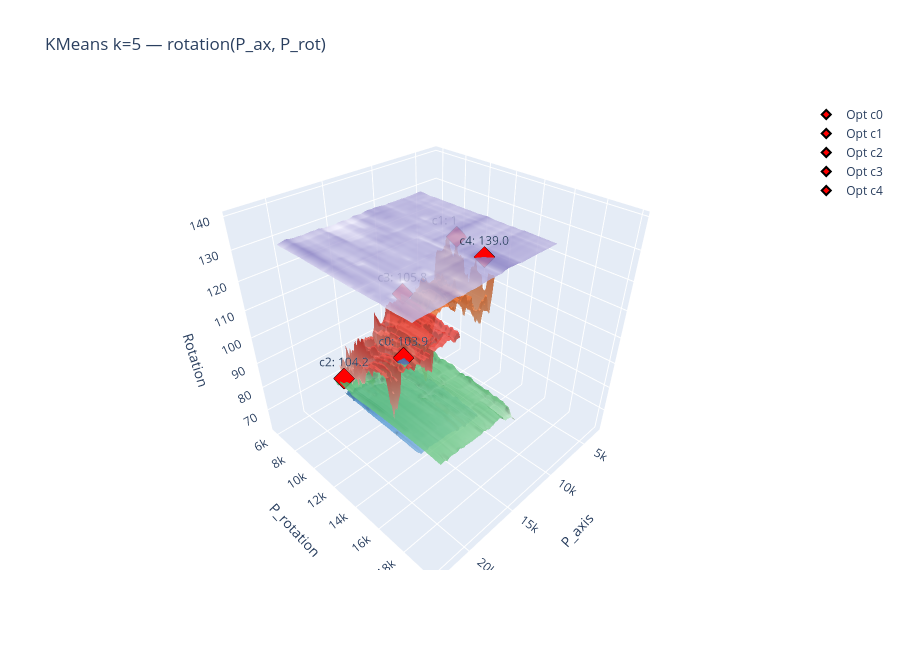
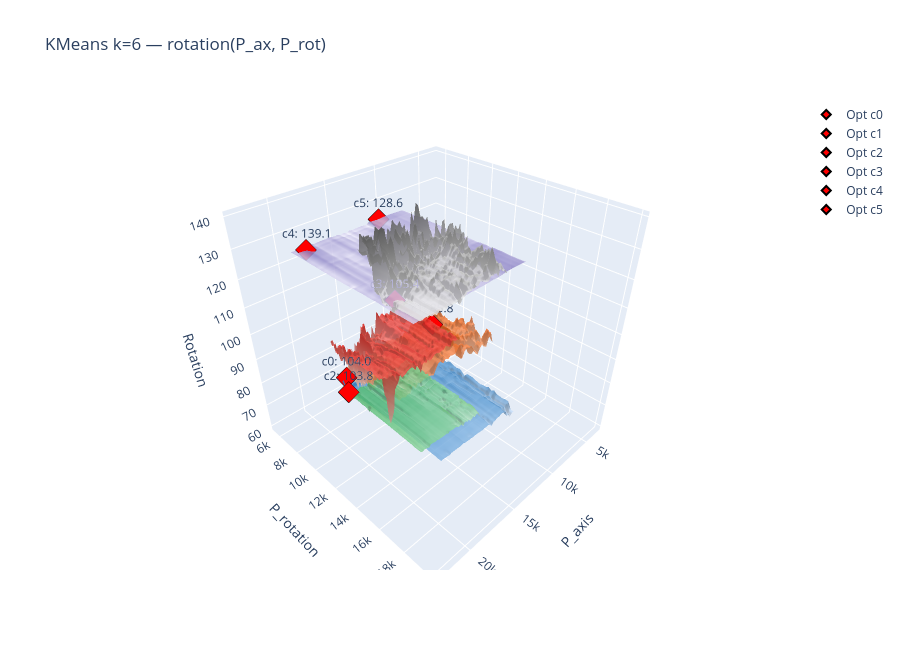
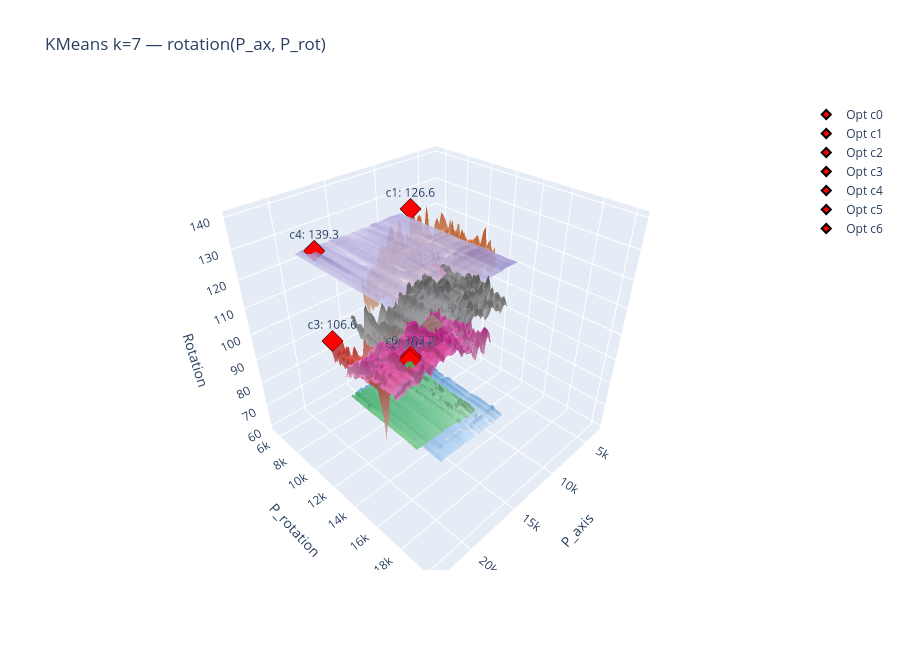
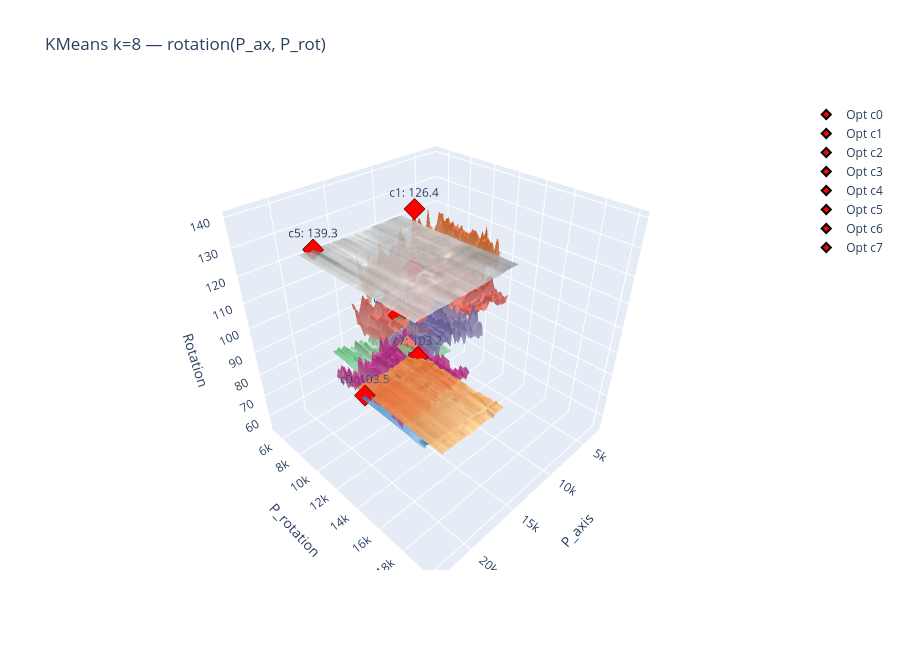

Write notebook code for charts like these, in order.
### Markdown cell above
## 7. Интерактивный 3D (Plotly) — rotation

### Code cell
for k in K_RANGE:
    labels = all_labels[k]
    models_rot = fit_cluster_models(labels, 'rotation')
    
    fig = go.Figure()
    
    for cid in range(k):
        sub = df[labels == cid]
        PA, PR = make_grid(sub, res=40)
        V, grid_flat = predict_grid(models_rot[cid], PA, PR)
        
        fig.add_trace(go.Surface(
            x=PA, y=PR, z=V,
            colorscale=SURFACE_COLORSCALES[cid % len(SURFACE_COLORSCALES)],
            showscale=False, opacity=0.85,
            name=f'Кластер {cid} (n={len(sub):,})',
        ))
        
        v_flat = models_rot[cid].predict(grid_flat)
        best_idx = np.argmax(v_flat)
        fig.add_trace(go.Scatter3d(
            x=[grid_flat[best_idx, 0]],
            y=[grid_flat[best_idx, 1]],
            z=[v_flat[best_idx]],
            mode='markers+text',
            marker=dict(size=7, color='red', symbol='diamond',
                        line=dict(width=2, color='black')),
            text=[f'c{cid}: {v_flat[best_idx]:.1f}'],
            textposition='top center',
            name=f'Opt c{cid}',
        ))
    
    fig.update_layout(
        title=f'KMeans k={k} — rotation(P_ax, P_rot)',
        scene=dict(xaxis_title='P_axis', yaxis_title='P_rotation', zaxis_title='Rotation'),
        width=900, height=650,
    )
    fig.show()

### Figure 1 — Plotly figure (JSON) as saved in the notebook; plotly's stock layout.template omitted (floating-point values rounded to 4 significant figures; data arrays with more than 128 entries replaced by an {"elided": "..."} marker saying what was removed)
{"data": [{"colorscale": [[0, "#eff3ff"], [1, "#2171b5"]], "name": "Кластер 0 (n=147,275)", "opacity": 0.85, "showscale": false, "type": "surface", "x": {"elided": "40x40 float values"}, "y": {"elided": "40x40 float values"}, "z": {"elided": "40x40 float values"}}, {"marker": {"color": "red", "line": {"color": "black", "width": 2}, "size": 7, "symbol": "diamond"}, "mode": "markers+text", "name": "Opt c0", "text": ["c0: 103.9"], "textposition": "top center", "type": "scatter3d", "x": [17390], "y": [13615], "z": [103.9]}, {"colorscale": [[0, "#fee6ce"], [1, "#e6550d"]], "name": "Кластер 1 (n=48,227)", "opacity": 0.85, "showscale": false, "type": "surface", "x": {"elided": "40x40 float values"}, "y": {"elided": "40x40 float values"}, "z": {"elided": "40x40 float values"}}, {"marker": {"color": "red", "line": {"color": "black", "width": 2}, "size": 7, "symbol": "diamond"}, "mode": "markers+text", "name": "Opt c1", "text": ["c1: 112.2"], "textposition": "top center", "type": "scatter3d", "x": [3071], "y": [7765.0], "z": [112.2]}, {"colorscale": [[0, "#e5f5e0"], [1, "#31a354"]], "name": "Кластер 2 (n=96,748)", "opacity": 0.85, "showscale": false, "type": "surface", "x": {"elided": "40x40 float values"}, "y": {"elided": "40x40 float values"}, "z": {"elided": "40x40 float values"}}, {"marker": {"color": "red", "line": {"color": "black", "width": 2}, "size": 7, "symbol": "diamond"}, "mode": "markers+text", "name": "Opt c2", "text": ["c2: 104.2"], "textposition": "top center", "type": "scatter3d", "x": [22000.0], "y": [12840.0], "z": [104.2]}, {"colorscale": [[0, "#fee0d2"], [1, "#de2d26"]], "name": "Кластер 3 (n=87,796)", "opacity": 0.85, "showscale": false, "type": "surface", "x": {"elided": "40x40 float values"}, "y": {"elided": "40x40 float values"}, "z": {"elided": "40x40 float values"}}, {"marker": {"color": "red", "line": {"color": "black", "width": 2}, "size": 7, "symbol": "diamond"}, "mode": "markers+text", "name": "Opt c3", "text": ["c3: 105.8"], "textposition": "top center", "type": "scatter3d", "x": [11868], "y": [9206], "z": [105.8]}, {"colorscale": [[0, "#efedf5"], [1, "#756bb1"]], "name": "Кластер 4 (n=35,003)", "opacity": 0.85, "showscale": false, "type": "surface", "x": {"elided": "40x40 float values"}, "y": {"elided": "40x40 float values"}, "z": {"elided": "40x40 float values"}}, {"marker": {"color": "red", "line": {"color": "black", "width": 2}, "size": 7, "symbol": "diamond"}, "mode": "markers+text", "name": "Opt c4", "text": ["c4: 139.0"], "textposition": "top center", "type": "scatter3d", "x": [14750.0], "y": [17170.0], "z": [139.0]}], "layout": {"height": 650, "scene": {"xaxis": {"title": {"text": "P_axis"}}, "yaxis": {"title": {"text": "P_rotation"}}, "zaxis": {"title": {"text": "Rotation"}}}, "title": {"text": "KMeans k=5 — rotation(P_ax, P_rot)"}, "width": 900}}

### Figure 2 — Plotly figure (JSON) as saved in the notebook; plotly's stock layout.template omitted (floating-point values rounded to 4 significant figures; data arrays with more than 128 entries replaced by an {"elided": "..."} marker saying what was removed)
{"data": [{"colorscale": [[0, "#eff3ff"], [1, "#2171b5"]], "name": "Кластер 0 (n=95,116)", "opacity": 0.85, "showscale": false, "type": "surface", "x": {"elided": "40x40 float values"}, "y": {"elided": "40x40 float values"}, "z": {"elided": "40x40 float values"}}, {"marker": {"color": "red", "line": {"color": "black", "width": 2}, "size": 7, "symbol": "diamond"}, "mode": "markers+text", "name": "Opt c0", "text": ["c0: 104.0"], "textposition": "top center", "type": "scatter3d", "x": [22040.0], "y": [12910.0], "z": [104.0]}, {"colorscale": [[0, "#fee6ce"], [1, "#e6550d"]], "name": "Кластер 1 (n=23,206)", "opacity": 0.85, "showscale": false, "type": "surface", "x": {"elided": "40x40 float values"}, "y": {"elided": "40x40 float values"}, "z": {"elided": "40x40 float values"}}, {"marker": {"color": "red", "line": {"color": "black", "width": 2}, "size": 7, "symbol": "diamond"}, "mode": "markers+text", "name": "Opt c1", "text": ["c1: 85.8"], "textposition": "top center", "type": "scatter3d", "x": [8725.0], "y": [9081.0], "z": [85.77]}, {"colorscale": [[0, "#e5f5e0"], [1, "#31a354"]], "name": "Кластер 2 (n=139,067)", "opacity": 0.85, "showscale": false, "type": "surface", "x": {"elided": "40x40 float values"}, "y": {"elided": "40x40 float values"}, "z": {"elided": "40x40 float values"}}, {"marker": {"color": "red", "line": {"color": "black", "width": 2}, "size": 7, "symbol": "diamond"}, "mode": "markers+text", "name": "Opt c2", "text": ["c2: 103.8"], "textposition": "top center", "type": "scatter3d", "x": [22836], "y": [13843], "z": [103.8]}, {"colorscale": [[0, "#fee0d2"], [1, "#de2d26"]], "name": "Кластер 3 (n=82,398)", "opacity": 0.85, "showscale": false, "type": "surface", "x": {"elided": "40x40 float values"}, "y": {"elided": "40x40 float values"}, "z": {"elided": "40x40 float values"}}, {"marker": {"color": "red", "line": {"color": "black", "width": 2}, "size": 7, "symbol": "diamond"}, "mode": "markers+text", "name": "Opt c3", "text": ["c3: 105.4"], "textposition": "top center", "type": "scatter3d", "x": [13410.0], "y": [9409], "z": [105.4]}, {"colorscale": [[0, "#efedf5"], [1, "#756bb1"]], "name": "Кластер 4 (n=32,658)", "opacity": 0.85, "showscale": false, "type": "surface", "x": {"elided": "40x40 float values"}, "y": {"elided": "40x40 float values"}, "z": {"elided": "40x40 float values"}}, {"marker": {"color": "red", "line": {"color": "black", "width": 2}, "size": 7, "symbol": "diamond"}, "mode": "markers+text", "name": "Opt c4", "text": ["c4: 139.1"], "textposition": "top center", "type": "scatter3d", "x": [22070.0], "y": [10850.0], "z": [139.1]}, {"colorscale": [[0, "#f0f0f0"], [1, "#636363"]], "name": "Кластер 5 (n=42,604)", "opacity": 0.85, "showscale": false, "type": "surface", "x": {"elided": "40x40 float values"}, "y": {"elided": "40x40 float values"}, "z": {"elided": "40x40 float values"}}, {"marker": {"color": "red", "line": {"color": "black", "width": 2}, "size": 7, "symbol": "diamond"}, "mode": "markers+text", "name": "Opt c5", "text": ["c5: 128.6"], "textposition": "top center", "type": "scatter3d", "x": [12180.0], "y": [7175.0], "z": [128.6]}], "layout": {"height": 650, "scene": {"xaxis": {"title": {"text": "P_axis"}}, "yaxis": {"title": {"text": "P_rotation"}}, "zaxis": {"title": {"text": "Rotation"}}}, "title": {"text": "KMeans k=6 — rotation(P_ax, P_rot)"}, "width": 900}}

### Figure 3 — Plotly figure (JSON) as saved in the notebook; plotly's stock layout.template omitted (floating-point values rounded to 4 significant figures; data arrays with more than 128 entries replaced by an {"elided": "..."} marker saying what was removed)
{"data": [{"colorscale": [[0, "#eff3ff"], [1, "#2171b5"]], "name": "Кластер 0 (n=84,133)", "opacity": 0.85, "showscale": false, "type": "surface", "x": {"elided": "40x40 float values"}, "y": {"elided": "40x40 float values"}, "z": {"elided": "40x40 float values"}}, {"marker": {"color": "red", "line": {"color": "black", "width": 2}, "size": 7, "symbol": "diamond"}, "mode": "markers+text", "name": "Opt c0", "text": ["c0: 103.7"], "textposition": "top center", "type": "scatter3d", "x": [17330.0], "y": [14024], "z": [103.7]}, {"colorscale": [[0, "#fee6ce"], [1, "#e6550d"]], "name": "Кластер 1 (n=36,255)", "opacity": 0.85, "showscale": false, "type": "surface", "x": {"elided": "40x40 float values"}, "y": {"elided": "40x40 float values"}, "z": {"elided": "40x40 float values"}}, {"marker": {"color": "red", "line": {"color": "black", "width": 2}, "size": 7, "symbol": "diamond"}, "mode": "markers+text", "name": "Opt c1", "text": ["c1: 126.6"], "textposition": "top center", "type": "scatter3d", "x": [8022.0], "y": [6662], "z": [126.6]}, {"colorscale": [[0, "#e5f5e0"], [1, "#31a354"]], "name": "Кластер 2 (n=122,627)", "opacity": 0.85, "showscale": false, "type": "surface", "x": {"elided": "40x40 float values"}, "y": {"elided": "40x40 float values"}, "z": {"elided": "40x40 float values"}}, {"marker": {"color": "red", "line": {"color": "black", "width": 2}, "size": 7, "symbol": "diamond"}, "mode": "markers+text", "name": "Opt c2", "text": ["c2: 103.6"], "textposition": "top center", "type": "scatter3d", "x": [17621], "y": [14209], "z": [103.6]}, {"colorscale": [[0, "#fee0d2"], [1, "#de2d26"]], "name": "Кластер 3 (n=86,108)", "opacity": 0.85, "showscale": false, "type": "surface", "x": {"elided": "40x40 float values"}, "y": {"elided": "40x40 float values"}, "z": {"elided": "40x40 float values"}}, {"marker": {"color": "red", "line": {"color": "black", "width": 2}, "size": 7, "symbol": "diamond"}, "mode": "markers+text", "name": "Opt c3", "text": ["c3: 106.6"], "textposition": "top center", "type": "scatter3d", "x": [20710.0], "y": [10470.0], "z": [106.6]}, {"colorscale": [[0, "#efedf5"], [1, "#756bb1"]], "name": "Кластер 4 (n=32,086)", "opacity": 0.85, "showscale": false, "type": "surface", "x": {"elided": "40x40 float values"}, "y": {"elided": "40x40 float values"}, "z": {"elided": "40x40 float values"}}, {"marker": {"color": "red", "line": {"color": "black", "width": 2}, "size": 7, "symbol": "diamond"}, "mode": "markers+text", "name": "Opt c4", "text": ["c4: 139.3"], "textposition": "top center", "type": "scatter3d", "x": [21890.0], "y": [11300.0], "z": [139.3]}, {"colorscale": [[0, "#f0f0f0"], [1, "#636363"]], "name": "Кластер 5 (n=31,425)", "opacity": 0.85, "showscale": false, "type": "surface", "x": {"elided": "40x40 float values"}, "y": {"elided": "40x40 float values"}, "z": {"elided": "40x40 float values"}}, {"marker": {"color": "red", "line": {"color": "black", "width": 2}, "size": 7, "symbol": "diamond"}, "mode": "markers+text", "name": "Opt c5", "text": ["c5: 109.5"], "textposition": "top center", "type": "scatter3d", "x": [9051.0], "y": [9740.0], "z": [109.5]}, {"colorscale": [[0, "#fde0ef"], [1, "#c51b8a"]], "name": "Кластер 6 (n=22,415)", "opacity": 0.85, "showscale": false, "type": "surface", "x": {"elided": "40x40 float values"}, "y": {"elided": "40x40 float values"}, "z": {"elided": "40x40 float values"}}, {"marker": {"color": "red", "line": {"color": "black", "width": 2}, "size": 7, "symbol": "diamond"}, "mode": "markers+text", "name": "Opt c6", "text": ["c6: 83.8"], "textposition": "top center", "type": "scatter3d", "x": [8196.0], "y": [8779.0], "z": [83.84]}], "layout": {"height": 650, "scene": {"xaxis": {"title": {"text": "P_axis"}}, "yaxis": {"title": {"text": "P_rotation"}}, "zaxis": {"title": {"text": "Rotation"}}}, "title": {"text": "KMeans k=7 — rotation(P_ax, P_rot)"}, "width": 900}}

### Figure 4 — Plotly figure (JSON) as saved in the notebook; plotly's stock layout.template omitted (floating-point values rounded to 4 significant figures; data arrays with more than 128 entries replaced by an {"elided": "..."} marker saying what was removed)
{"data": [{"colorscale": [[0, "#eff3ff"], [1, "#2171b5"]], "name": "Кластер 0 (n=108,350)", "opacity": 0.85, "showscale": false, "type": "surface", "x": {"elided": "40x40 float values"}, "y": {"elided": "40x40 float values"}, "z": {"elided": "40x40 float values"}}, {"marker": {"color": "red", "line": {"color": "black", "width": 2}, "size": 7, "symbol": "diamond"}, "mode": "markers+text", "name": "Opt c0", "text": ["c0: 103.5"], "textposition": "top center", "type": "scatter3d", "x": [22770.0], "y": [14880.0], "z": [103.5]}, {"colorscale": [[0, "#fee6ce"], [1, "#e6550d"]], "name": "Кластер 1 (n=38,400)", "opacity": 0.85, "showscale": false, "type": "surface", "x": {"elided": "40x40 float values"}, "y": {"elided": "40x40 float values"}, "z": {"elided": "40x40 float values"}}, {"marker": {"color": "red", "line": {"color": "black", "width": 2}, "size": 7, "symbol": "diamond"}, "mode": "markers+text", "name": "Opt c1", "text": ["c1: 126.4"], "textposition": "top center", "type": "scatter3d", "x": [7713.0], "y": [6767.0], "z": [126.4]}, {"colorscale": [[0, "#e5f5e0"], [1, "#31a354"]], "name": "Кластер 2 (n=87,491)", "opacity": 0.85, "showscale": false, "type": "surface", "x": {"elided": "40x40 float values"}, "y": {"elided": "40x40 float values"}, "z": {"elided": "40x40 float values"}}, {"marker": {"color": "red", "line": {"color": "black", "width": 2}, "size": 7, "symbol": "diamond"}, "mode": "markers+text", "name": "Opt c2", "text": ["c2: 105.4"], "textposition": "top center", "type": "scatter3d", "x": [15070.0], "y": [11044], "z": [105.4]}, {"colorscale": [[0, "#fee0d2"], [1, "#de2d26"]], "name": "Кластер 3 (n=30,010)", "opacity": 0.85, "showscale": false, "type": "surface", "x": {"elided": "40x40 float values"}, "y": {"elided": "40x40 float values"}, "z": {"elided": "40x40 float values"}}, {"marker": {"color": "red", "line": {"color": "black", "width": 2}, "size": 7, "symbol": "diamond"}, "mode": "markers+text", "name": "Opt c3", "text": ["c3: 112.2"], "textposition": "top center", "type": "scatter3d", "x": [10860.0], "y": [9078.0], "z": [112.2]}, {"colorscale": [[0, "#efedf5"], [1, "#756bb1"]], "name": "Кластер 4 (n=16,053)", "opacity": 0.85, "showscale": false, "type": "surface", "x": {"elided": "40x40 float values"}, "y": {"elided": "40x40 float values"}, "z": {"elided": "40x40 float values"}}, {"marker": {"color": "red", "line": {"color": "black", "width": 2}, "size": 7, "symbol": "diamond"}, "mode": "markers+text", "name": "Opt c4", "text": ["c4: 84.9"], "textposition": "top center", "type": "scatter3d", "x": [8543.0], "y": [7667.0], "z": [84.87]}, {"colorscale": [[0, "#f0f0f0"], [1, "#636363"]], "name": "Кластер 5 (n=32,012)", "opacity": 0.85, "showscale": false, "type": "surface", "x": {"elided": "40x40 float values"}, "y": {"elided": "40x40 float values"}, "z": {"elided": "40x40 float values"}}, {"marker": {"color": "red", "line": {"color": "black", "width": 2}, "size": 7, "symbol": "diamond"}, "mode": "markers+text", "name": "Opt c5", "text": ["c5: 139.3"], "textposition": "top center", "type": "scatter3d", "x": [21900.0], "y": [10930.0], "z": [139.3]}, {"colorscale": [[0, "#fde0ef"], [1, "#c51b8a"]], "name": "Кластер 6 (n=18,785)", "opacity": 0.85, "showscale": false, "type": "surface", "x": {"elided": "40x40 float values"}, "y": {"elided": "40x40 float values"}, "z": {"elided": "40x40 float values"}}, {"marker": {"color": "red", "line": {"color": "black", "width": 2}, "size": 7, "symbol": "diamond"}, "mode": "markers+text", "name": "Opt c6", "text": ["c6: 89.3"], "textposition": "top center", "type": "scatter3d", "x": [13910.0], "y": [10770.0], "z": [89.28]}, {"colorscale": [[0, "#fff7bc"], [1, "#d95f0e"]], "name": "Кластер 7 (n=83,948)", "opacity": 0.85, "showscale": false, "type": "surface", "x": {"elided": "40x40 float values"}, "y": {"elided": "40x40 float values"}, "z": {"elided": "40x40 float values"}}, {"marker": {"color": "red", "line": {"color": "black", "width": 2}, "size": 7, "symbol": "diamond"}, "mode": "markers+text", "name": "Opt c7", "text": ["c7: 103.2"], "textposition": "top center", "type": "scatter3d", "x": [17290.0], "y": [14420.0], "z": [103.2]}], "layout": {"height": 650, "scene": {"xaxis": {"title": {"text": "P_axis"}}, "yaxis": {"title": {"text": "P_rotation"}}, "zaxis": {"title": {"text": "Rotation"}}}, "title": {"text": "KMeans k=8 — rotation(P_ax, P_rot)"}, "width": 900}}
